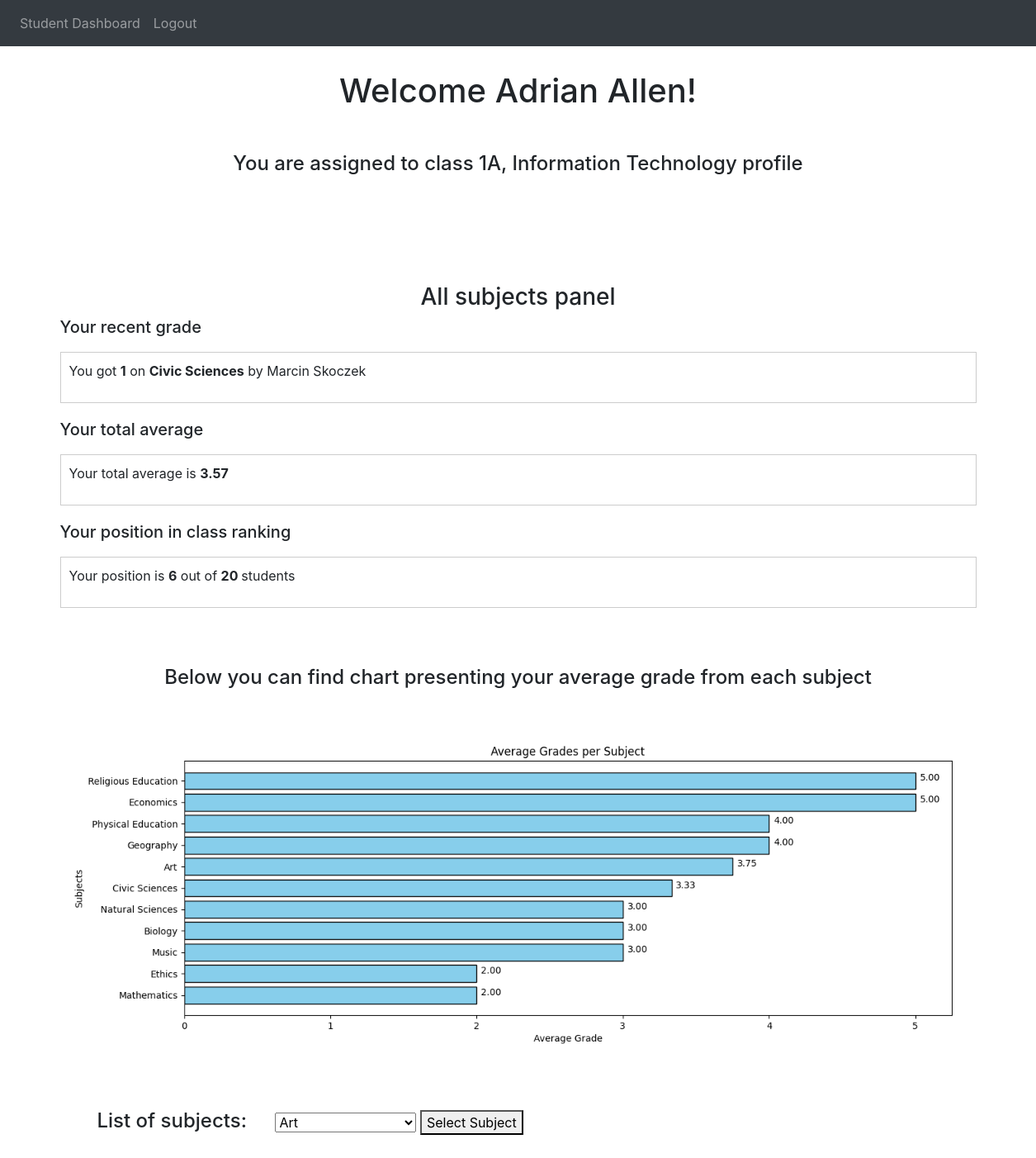
The page /student_dashboard (signed in) on the database its author committed.
### tables this page shows
CREATE TABLE user (
                id INTEGER PRIMARY KEY,
                email TEXT UNIQUE,
                first_name TEXT,
                second_name TEXT,
                password TEXT,
                role TEXT
            );

CREATE TABLE class (
                id INTEGER PRIMARY KEY,
                name TEXT UNIQUE,
                profile TEXT
            );

CREATE TABLE subject (
                id INTEGER PRIMARY KEY,
                name TEXT UNIQUE
            );

### main.py (the view, shortened to what this page needs)
@app.route('/student_dashboard', methods=['GET', 'POST'])
@login_required
def student_dashboard():
    if current_user.role == 'student':
        if is_session_expired():
            return redirect(url_for('logout'))
        update_last_activity()  # The latest page refresh
        class_info = cursor.execute(f'''SELECT c.id, c.name, c.profile
                                        FROM class c
                                        JOIN student s ON c.id = s.class_id
                                        WHERE s.id = {current_user.id}''').fetchone()
        num_students = cursor.execute(f'SELECT COUNT(*) FROM student WHERE class_id = {class_info[0]}').fetchone()[0]
        subjects = cursor.execute(f'''SELECT s.id, s.name
                                      FROM subject s
                                      JOIN teacher_class tc ON s.id = tc.subject_id
                                      JOIN student st ON st.class_id = tc.class_id
                                      WHERE st.id = {current_user.id}''').fetchall()
        subjects = sorted(subjects, key=lambda x: x[1])
        latest_grade_info = cursor.execute(f'''SELECT g.value, s.name AS subject_name,
                                                  (u.first_name || ' ' || u.second_name) AS teacher_name
                                               FROM grade g
                                               JOIN subject s ON g.subject_id = s.id
                                               JOIN teacher_class tc ON tc.subject_id = s.id
                                               AND tc.class_id = (SELECT class_id FROM student WHERE id = {current_user.id})
                                               JOIN teacher t ON tc.teacher_id = t.id
                                               JOIN user u ON t.id = u.id
                                               WHERE g.student_id = {current_user.id}
                                               ORDER BY g.id DESC''').fetchone()
        grades = cursor.execute(f'''SELECT CAST(g.value AS INTEGER), g.weight
                                    FROM grade g
                                    WHERE g.student_id = {current_user.id}''').fetchall()
        weighted_sum = sum(grade[0] * grade[1] for grade in grades)
        total_weight = sum(grade[1] for grade in grades)
        total_average = weighted_sum / total_weight if total_weight > 0 else 0
        class_avg_list = cursor.execute(f'''SELECT s.id,
                                                SUM(CAST(g.value AS INTEGER) * g.weight) / SUM(g.weight) AS avg_grade
                                            FROM student s
                                            JOIN grade g ON s.id = g.student_id
                                            WHERE s.class_id = {class_info[0]}
                                            GROUP BY s.id
                                            ORDER BY avg_grade DESC''').fetchall()
        student_rank = next((i + 1 for i, (student_id, _) in enumerate(class_avg_list) if student_id == current_user.id), None)
        student_grades = cursor.execute(f'''SELECT s.name AS subject,
                                              SUM(CAST(g.value AS INTEGER) * g.weight) / SUM(g.weight) AS avg_grade
                                           FROM grade g
                                           JOIN subject s ON g.subject_id = s.id
                                           WHERE g.student_id = {current_user.id}
                                           GROUP BY s.id
                                           ORDER BY avg_grade ASC''').fetchall()
        subject_list = [student_grade[0] for student_grade in student_grades]
        avg_grade = [float(student_grade[1]) for student_grade in student_grades]
        plt.clf()
        plt.figure(figsize=(15, 5))
        plt.barh(subject_list, avg_grade, color='skyblue', edgecolor='black')
        plt.title('Average Grades per Subject')
        plt.xlabel('Average Grade')
        plt.ylabel('Subjects')
        for index, value in enumerate(avg_grade):
            plt.text(value + 0.1, index, f'{value:.2f}', ha='center', fontsize=10)
        buffer = BytesIO()
        plt.savefig(buffer, format='png')
        buffer.seek(0)
        plot_data_s = base64.b64encode(buffer.read()).decode('utf-8')
        selected_subject = None
        selected_subject_id = None
        subject_average = None
        class_subject_avg = None
        return render_template("student_dashboard.html", user=current_user, num_students=num_students,
                               subjects=subjects, selected_subject_id=selected_subject_id,
                               selected_subject=selected_subject, latest_grade_info=latest_grade_info,
                               class_name=class_info[1], class_profile=class_info[2], total_average=total_average,
                               subject_average=subject_average, student_rank=student_rank,
                               class_subject_avg=class_subject_avg,plot_data_s=plot_data_s)
    elif current_user.role == 'teacher':
        return redirect(url_for('teacher_dashboard'))
    elif current_user.role == 'admin':
        return redirect(url_for('admin_panel'))
    elif not current_user.is_authenticated:
        return redirect(url_for('welcome'))

### main.py (called while the page is built)
def update_last_activity():
    session['last_activity'] = datetime.now(timezone.utc)

def is_session_expired():
    last_activity = session.get('last_activity')
    if last_activity:
        last_activity_utc = last_activity.replace(tzinfo=timezone.utc)
        return datetime.now(timezone.utc) - last_activity_utc > timeout_duration
    return False

@login_manager.user_loader
def load_user(user_id):
    user = User()
    try:
        (user.id, user.email, user.first_name, user.second_name, user.password, user.role) = cursor.execute(f"""
        SELECT id, email, first_name, second_name, password, role FROM user WHERE id='{user_id}'""").fetchone()
    except TypeError:
        user = None
    return user

### templates/student_dashboard.html (shortened to what this page needs)
{% extends "base.html" %}
{% block content %}
<div class="container">
  <h1>Welcome {{ user.first_name }} {{ user.second_name }}!</h1>
  <h4>
    You are assigned to class {{ class_name }}, {{ class_profile }} profile
  </h4>
</div>
<h3>All subjects panel</h3>
<div class="grade-section">
  <h5>Your recent grade</h5>
  <div class="grade-box">
    <p>
      You got <strong>{{ latest_grade_info[0] }}</strong> on
      <strong>{{ latest_grade_info[1] }}</strong> by {{ latest_grade_info[2] }}
    </p>
  </div>
</div>
<div class="grade-section">
  <h5>Your total average</h5>
  <div class="grade-box">
    <p>
      Your total average is
      <strong>{{ '{:.2f}'.format(total_average) }}</strong>
    </p>
  </div>
</div>
<div class="grade-section">
  <h5>Your position in class ranking</h5>
  <div class="grade-box">
    <p>
      Your position is <strong>{{ student_rank }}</strong> out of
      <strong>{{ num_students }} </strong>students
    </p>
  </div>
</div>
<div class="grade-section">
  <h4>Below you can find chart presenting your average grade from each subject</h4>
  <img
    alt="Grades Chart"
    width="1200"
    height="400"
  />
</div>
<div class="container">
  <form method="POST" action="{{ url_for('student_dashboard') }}">
    <label for="subjectDropdown"><h4>List of subjects:</h4></label>
    <select id="subjectDropdown" name="selected_subject">
      {% for subject in subjects %}
      <option value="{{ subject[0] }}">{{ subject[1] }}</option>
      {% endfor %}
    </select>
    <button type="submit">Select Subject</button>
  </form>
</div>
{% endblock %}

### templates/base.html (style rules this page uses)
.grade-section { display: flex; flex-direction: column; margin-bottom: 20px; }
.grade-box { border: 1px solid #ccc; padding: 10px; margin-top: 10px; }
h1 { text-align: center; margin-top: 30px; }
h3 { margin-top: 100px; text-align: center; }
h4 { margin-top: 20px; padding: 30px; text-align: center; }

### rows shown on the page
user: first_name "Adrian", second_name "Allen"
class: name "1A", profile "Information Technology"
subject: name "Civic Sciences"

### other values the page prints
{{ latest_grade_info[0] }} "1"
{{ latest_grade_info[2] }} "Marcin Skoczek"
{{ '{:.2f}'.format(total_average) }} "3.57"
{{ student_rank }} "6"
{{ num_students }} "20"
form field selected_subject "Art"
